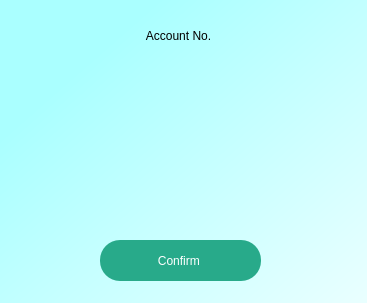
<?xml version="1.0" encoding="UTF-8"?>
<ui version="4.0">
 <class>Dialog</class>
 <widget class="QDialog" name="Dialog">
  <property name="geometry">
   <rect>
    <x>0</x>
    <y>0</y>
    <width>367</width>
    <height>303</height>
   </rect>
  </property>
  <property name="windowTitle">
   <string>Dialog</string>
  </property>
  <widget class="QWidget" name="bgwidget" native="true">
   <property name="geometry">
    <rect>
     <x>0</x>
     <y>0</y>
     <width>521</width>
     <height>411</height>
    </rect>
   </property>
   <property name="styleSheet">
    <string notr="true">QWidget#bgwidget{
background-color:qlineargradient(spread:pad, x1:0.124955, y1:0.199, x2:0.909091, y2:0.903, stop:0 rgba(170, 255, 255, 255), stop:1 rgba(255, 255, 255, 255));
}</string>
   </property>
   <widget class="QPushButton" name="pushButton">
    <property name="geometry">
     <rect>
      <x>100</x>
      <y>240</y>
      <width>161</width>
      <height>41</height>
     </rect>
    </property>
    <property name="styleSheet">
     <string notr="true">QPushButton{
border-radius : 20px;
background-color:rgb(40, 170, 138);
color:rgb(255, 255, 255);
}</string>
    </property>
    <property name="text">
     <string>Confirm </string>
    </property>
   </widget>
   <widget class="QLabel" name="label">
    <property name="geometry">
     <rect>
      <x>48</x>
      <y>20</y>
      <width>261</width>
      <height>31</height>
     </rect>
    </property>
    <property name="styleSheet">
     <string notr="true">font: 700 10pt &quot;Segoe UI&quot;;</string>
    </property>
    <property name="text">
     <string>Account No.</string>
    </property>
    <property name="alignment">
     <set>Qt::AlignmentFlag::AlignCenter</set>
    </property>
   </widget>
   <widget class="QLabel" name="label_2">
    <property name="geometry">
     <rect>
      <x>20</x>
      <y>70</y>
      <width>301</width>
      <height>31</height>
     </rect>
    </property>
    <property name="styleSheet">
     <string notr="true">font: 700 9pt &quot;Segoe UI&quot;;</string>
    </property>
    <property name="text">
     <string/>
    </property>
    <property name="alignment">
     <set>Qt::AlignmentFlag::AlignCenter</set>
    </property>
   </widget>
   <widget class="QLabel" name="label_3">
    <property name="geometry">
     <rect>
      <x>20</x>
      <y>110</y>
      <width>301</width>
      <height>31</height>
     </rect>
    </property>
    <property name="styleSheet">
     <string notr="true">font: 700 9pt &quot;Segoe UI&quot;;</string>
    </property>
    <property name="text">
     <string/>
    </property>
    <property name="alignment">
     <set>Qt::AlignmentFlag::AlignCenter</set>
    </property>
   </widget>
   <widget class="QLabel" name="label_4">
    <property name="geometry">
     <rect>
      <x>20</x>
      <y>150</y>
      <width>301</width>
      <height>31</height>
     </rect>
    </property>
    <property name="styleSheet">
     <string notr="true">font: 700 9pt &quot;Segoe UI&quot;;</string>
    </property>
    <property name="text">
     <string/>
    </property>
    <property name="alignment">
     <set>Qt::AlignmentFlag::AlignCenter</set>
    </property>
   </widget>
   <widget class="QLabel" name="label_5">
    <property name="geometry">
     <rect>
      <x>20</x>
      <y>190</y>
      <width>301</width>
      <height>31</height>
     </rect>
    </property>
    <property name="styleSheet">
     <string notr="true">font: 700 9pt &quot;Segoe UI&quot;;</string>
    </property>
    <property name="text">
     <string/>
    </property>
    <property name="alignment">
     <set>Qt::AlignmentFlag::AlignCenter</set>
    </property>
   </widget>
  </widget>
 </widget>
 <resources/>
 <connections/>
</ui>
